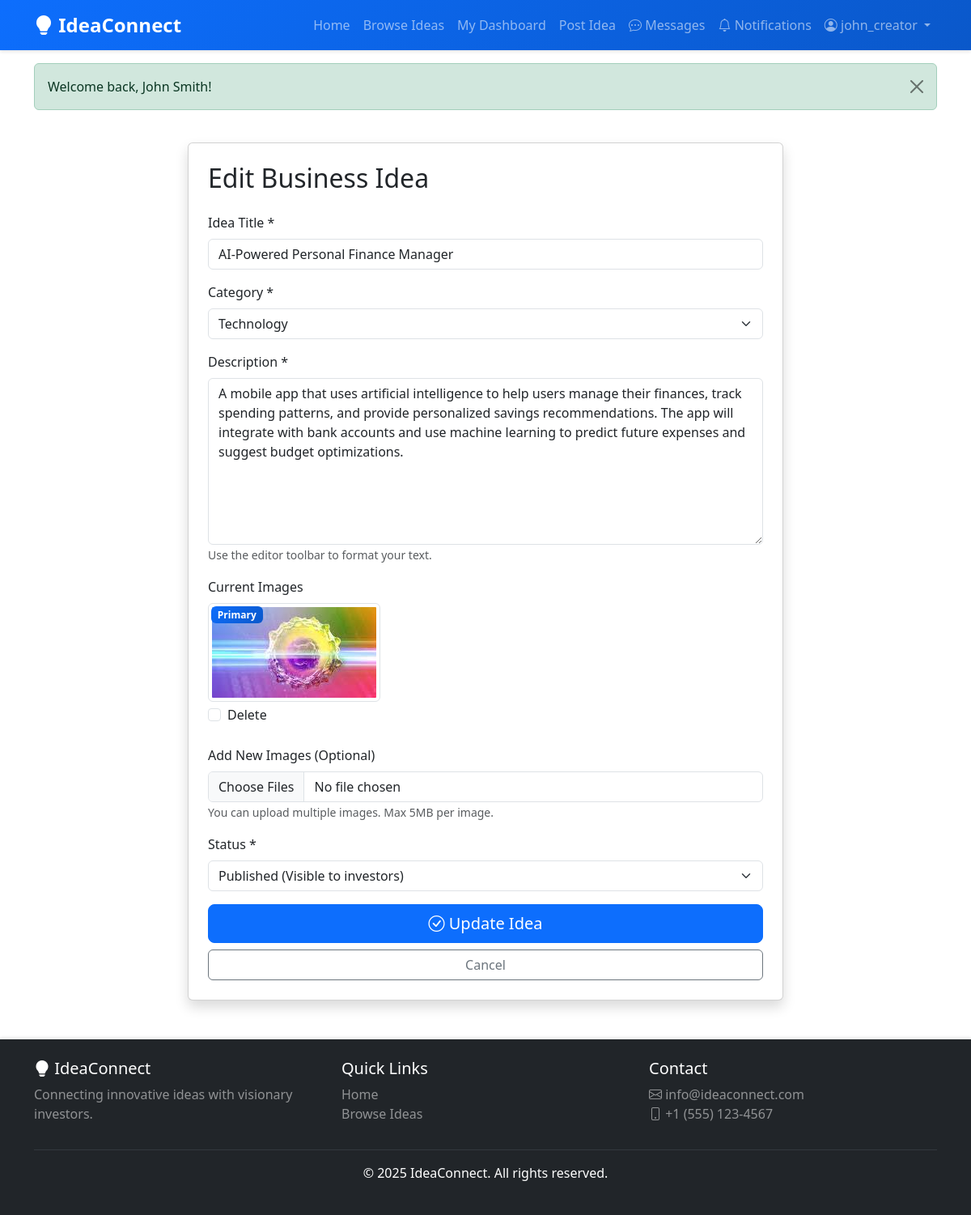
The page /pages/creator/edit-idea.php?id=1 (signed in) on the database its author committed.
### tables this page shows
CREATE TABLE ideas (
    id INT PRIMARY KEY AUTO_INCREMENT,
    user_id INT NOT NULL,
    title VARCHAR(200) NOT NULL,
    description TEXT NOT NULL,
    category VARCHAR(50) NOT NULL,
    status ENUM('draft', 'published', 'archived') DEFAULT 'published',
    views INT DEFAULT 0,
    created_at TIMESTAMP DEFAULT CURRENT_TIMESTAMP,
    updated_at TIMESTAMP DEFAULT CURRENT_TIMESTAMP ON UPDATE CURRENT_TIMESTAMP,
    FOREIGN KEY (user_id) REFERENCES users(id) ON DELETE CASCADE,
    INDEX idx_user_id (user_id),
    INDEX idx_category (category),
    INDEX idx_status (status),
    INDEX idx_created_at (created_at)
);

CREATE TABLE idea_media (
    id INT PRIMARY KEY AUTO_INCREMENT,
    idea_id INT NOT NULL,
    file_path VARCHAR(255) NOT NULL,
    file_type VARCHAR(50) NOT NULL,
    is_primary BOOLEAN DEFAULT FALSE,
    created_at TIMESTAMP DEFAULT CURRENT_TIMESTAMP,
    FOREIGN KEY (idea_id) REFERENCES ideas(id) ON DELETE CASCADE,
    INDEX idx_idea_id (idea_id)
);

### config/config.php (called while the page is built, shortened)
<?php
function getCurrentUserId() {
    return $_SESSION['user_id'] ?? null;
}
function renderHTML($html) {
    return html_entity_decode($html, ENT_QUOTES, 'UTF-8');
}

### pages/creator/edit-idea.php (the view, shortened to what this page needs)
<?php
require_once __DIR__ . '/../../config/config.php';
require_once __DIR__ . '/../../includes/header.php';
$conn = getDBConnection();
$user_id = getCurrentUserId();
$idea_id = isset($_GET['id']) ? (int)$_GET['id'] : 0;
$stmt = $conn->prepare("SELECT * FROM ideas WHERE id = ? AND user_id = ?");
$stmt->bind_param("ii", $idea_id, $user_id);
$stmt->execute();
$result = $stmt->get_result();
$idea = $result->fetch_assoc();
$stmt = $conn->prepare("SELECT * FROM idea_media WHERE idea_id = ? ORDER BY is_primary DESC");
$stmt->bind_param("i", $idea_id);
$stmt->execute();
$images = $stmt->get_result();
?>
<div class="container mt-4 mb-5">
    <div class="row justify-content-center">
        <div class="col-md-8">
            <div class="card shadow">
                <div class="card-body p-4">
                    <h2 class="mb-4">Edit Business Idea</h2>
                    <form id="editIdeaForm" method="POST" action="<?php echo APP_URL; ?>/actions/edit-idea-action.php" enctype="multipart/form-data">
                        <div class="mb-3">
                            <label for="title" class="form-label">Idea Title *</label>
                            <input type="text" class="form-control" id="title" name="title" required
                                   value="<?php echo htmlspecialchars($idea['title']); ?>">
                        </div>
                        <div class="mb-3">
                            <label for="category" class="form-label">Category *</label>
                            <select class="form-select" id="category" name="category" required>
                                <?php foreach (IDEA_CATEGORIES as $cat): ?>
                                    <option value="<?php echo $cat; ?>" <?php echo $idea['category'] === $cat ? 'selected' : ''; ?>>
                                        <?php echo $cat; ?>
                                    </option>
                                <?php endforeach; ?>
                            </select>
                        </div>
                        <div class="mb-3">
                            <label for="description" class="form-label">Description *</label>
                            <textarea class="form-control" id="description" name="description" rows="8" required><?php echo renderHTML($idea['description']); ?></textarea>
                            <small class="form-text text-muted">Use the editor toolbar to format your text.</small>
                        </div>
                        <?php if ($images->num_rows > 0): ?>
                        <div class="mb-3">
                            <label class="form-label">Current Images</label>
                            <div class="row">
                                <?php while ($img = $images->fetch_assoc()): ?>
                                <div class="col-md-4 mb-2">
                                    <div class="position-relative">
                                        <img src="<?php echo APP_URL . '/' . $img['file_path']; ?>"
                                             class="img-thumbnail" alt="Idea image">
                                        <?php if ($img['is_primary']): ?>
                                            <span class="position-absolute top-0 start-0 badge bg-primary m-1">Primary</span>
                                        <?php endif; ?>
                                        <div class="form-check mt-1">
                                            <input class="form-check-input" type="checkbox" name="delete_images[]"
                                                   value="<?php echo $img['id']; ?>" id="delete_<?php echo $img['id']; ?>">
                                            <label class="form-check-label" for="delete_<?php echo $img['id']; ?>">
                                                Delete
                                            </label>
                                        </div>
                                    </div>
                                </div>
                                <?php endwhile; ?>
                            </div>
                        </div>
                        <?php endif; ?>
                        <div class="mb-3">
                            <label for="images" class="form-label">Add New Images (Optional)</label>
                            <input type="file" class="form-control" id="images" name="images[]" multiple accept="image/*">
                            <small class="form-text text-muted">You can upload multiple images. Max 5MB per image.</small>
                        </div>
                        <div class="mb-3">
                            <label for="status" class="form-label">Status *</label>
                            <select class="form-select" id="status" name="status" required>
                                <option value="published" <?php echo $idea['status'] === 'published' ? 'selected' : ''; ?>>
                                    Published (Visible to investors)
                                </option>
                            </select>
                        </div>
                        <div class="d-grid gap-2">
                            <button type="submit" class="btn btn-primary btn-lg">
                                <i class="bi bi-check-circle"></i> Update Idea
                            </button>
                            <a href="<?php echo APP_URL; ?>/pages/creator/dashboard.php" class="btn btn-outline-secondary">
                                Cancel
                            </a>
                        </div>
                    </form>
                </div>
            </div>
        </div>
    </div>
</div>
<?php require_once __DIR__ . '/../../includes/footer.php'; ?>

### assets/css/style.css (style rules this page uses)
:root { --primary-color: #0d6efd; --secondary-color: #6c757d; --success-color: #198754; --danger-color: #dc3545; --warning-color: #ffc107; --info-color: #0dcaf0; }
body { font-family: 'Segoe UI', Tahoma, Geneva, Verdana, sans-serif; min-height: 100vh; display: flex; flex-direction: column; }
.card { transition: all 0.3s ease; }
.btn { transition: all 0.3s ease; }
.badge { font-weight: 600; padding: 0.35em 0.65em; }
.bg-primary { background: linear-gradient(135deg, #0d6efd 0%, #0a58ca 100%) !important; }
html { scroll-behavior: smooth; }

### rows shown on the page
ideas: title "AI-Powered Personal Finance Manager", category "Technology", description "A mobile app that uses artificial intelligence to help users manage their finances, track spending patterns, and provide personalized savings recommendations. The app will integrate with bank accounts and use machine learning to predict future expenses and suggest budget optimizations.", status "Published (Visible to investors)"
idea_media: file_path (picture), is_primary "Primary"

### other values the page prints
APP_NAME "IdeaConnect"
$_SESSION['username'] "john_creator"
$flashMessage['message'] "Welcome back, John Smith!"
